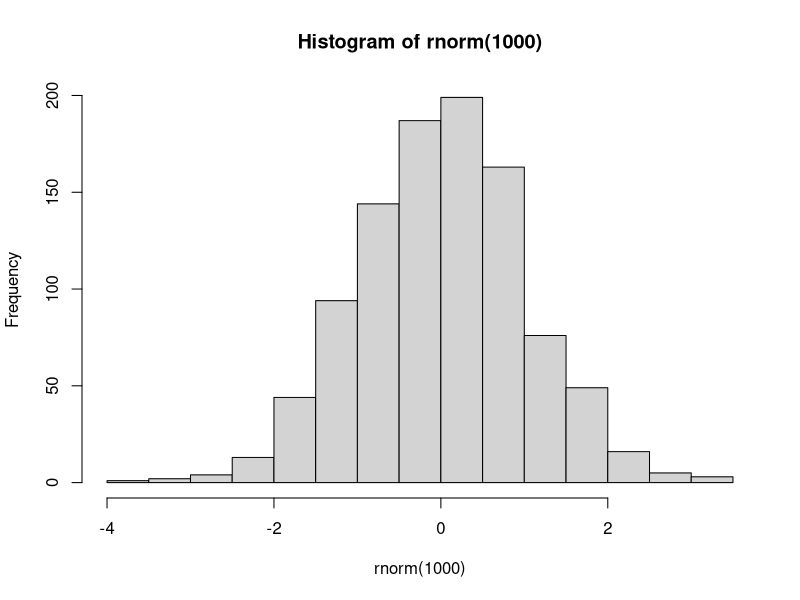

Write R code to recreate this figure.
pdf("xh.pdf") # set graphical output file
hist(rnorm(1000)) # generate 100 N(0,1) variates and plot their histogram
dev.off() # close the graphical output file